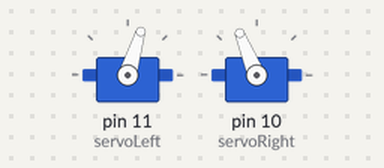
Simulated run of this sketch. Board: Arduino Uno, built with avr-gcc and run on an emulated ATmega328P. Shown: 2 × servo.

Above: at 2.05 s.
At 14.0 s:
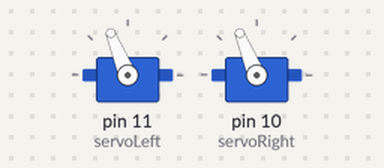
Timing chart, 0 to 15.8 s (numbered marks = the images above):
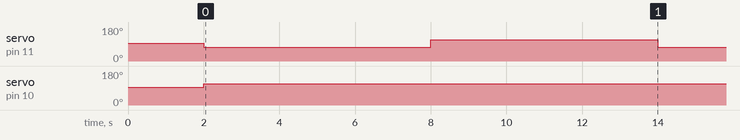

Measured:
- by itself, servo on pin 11 (servoLeft): alternates 112° for 6.0 s and 73° for 6.0 s
- by itself, servo on pin 10 (servoRight): 93° → 112° at 2.0 s

The sketch:

rollin.ino
```cpp
#include <Servo.h>

Servo servoRight;
Servo servoLeft;
void setup() {
  // put your setup code here, to run once:
  servoLeft.attach(11);
  servoRight.attach(10);

  servoLeft.writeMicroseconds(1500);
  servoRight.writeMicroseconds(1500);
  delay(2000);


}

void loop() {
  // put your main code here, to run repeatedly:
 servoLeft.writeMicroseconds(1300);
 servoRight.writeMicroseconds(1700);
 delay(6000);
      //right
  servoLeft.writeMicroseconds(1700);
  servoRight.writeMicroseconds(1700);
  delay(6000);

}
```
